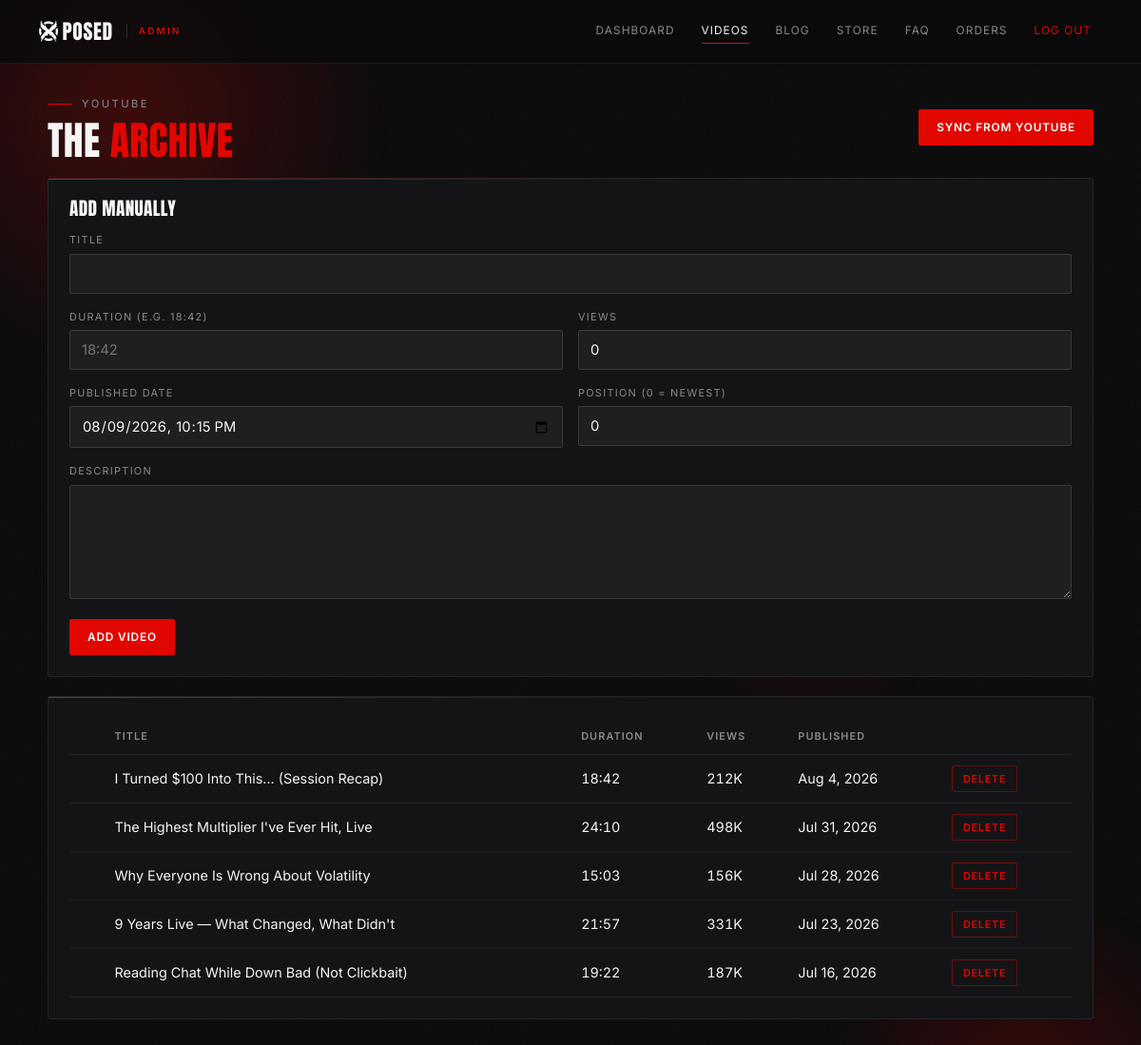
/admin/videos.php (signed in), run on the app's committed database.
### tables this page shows
CREATE TABLE IF NOT EXISTS videos (
  id           INT UNSIGNED AUTO_INCREMENT PRIMARY KEY,
  youtube_id   VARCHAR(32) NULL UNIQUE,
  title        VARCHAR(255) NOT NULL,
  description  TEXT,
  thumb        VARCHAR(255),
  duration     VARCHAR(16)  DEFAULT '0:00',
  view_count   INT UNSIGNED DEFAULT 0,
  published_at DATETIME DEFAULT NULL,
  position     INT UNSIGNED DEFAULT 0,
  is_short     TINYINT(1) NOT NULL DEFAULT 0,
  created_at   TIMESTAMP DEFAULT CURRENT_TIMESTAMP
);

### config/config.php (called while the page is built, shortened)
<?php
return [
    'app' => [
        'name'    => 'Xposed',
        'base_url' => rtrim(getenv('XPOSED_BASE_URL') ?: '/xposed', '/'),
        'env'     => getenv('XPOSED_ENV') ?: 'local',
        'debug'   => (getenv('XPOSED_DEBUG') ?: '0') === '1',
    ],
    'db' => [
        'host'    => getenv('XPOSED_DB_HOST') ?: '127.0.0.1',
        'name'    => getenv('XPOSED_DB_NAME') ?: 'xposed',
        'user'    => getenv('XPOSED_DB_USER') ?: 'root',
        'pass'    => getenv('XPOSED_DB_PASS') ?: '',
        'charset' => 'utf8mb4',
    ],
    'app_key' => getenv('XPOSED_APP_KEY') ?: 'change-me-xposed-2026',
    'youtube' => [
        'api_key' => getenv('YOUTUBE_API_KEY') ?: '',
        'channel_id' => getenv('YOUTUBE_CHANNEL_ID') ?: 'UC0U5sBczEr2ASp4T6hSLvag',
        'cache_minutes' => 60,
    ],
    'stripe' => [
        'secret_key' => getenv('STRIPE_SECRET_KEY') ?: '',
        'publishable_key' => getenv('STRIPE_PUBLISHABLE_KEY') ?: '',
        'currency' => 'cad',
    ],
    'business_email' => 'businessxposed@gmail.com',
    'site_url'       => rtrim(getenv('XPOSED_SITE_URL') ?: '', '/'),
    'kick' => [
        'channel' => 'xposed',
        'player'  => 'https://player.kick.com/xposed',
        'chat'    => 'https://kick.com/xposed/chatroom',
    ],
    'twitch' => [
        'channel' => 'xposed',
        'parents' => ['localhost', '127.0.0.1'],
    ],
    'chat' => [
        'rate_limit_per_hour' => 20,
    ],
    'google_ai' => [
        'api_key' => getenv('GOOGLE_AI_API_KEY') ?: '',
        'model'   => getenv('GOOGLE_AI_MODEL') ?: 'gemini-3.6-flash',
        'timeout' => 30,
        'rate_limit_per_hour' => 40,
        'cafile'  => getenv('GOOGLE_AI_CAFILE') ?: 'C:/wamp64/bin/php/php8.5.0/cacert.pem',
    ],
];

### app/helpers/functions.php (called while the page is built, shortened)
<?php
function config(?string $key = null, $default = null)
{
    static $cfg = null;
    if ($cfg === null) {
        $cfg = require __DIR__ . '/../../config/config.php';
    }
    $parts = explode('.', $key);
    $cur = $cfg;
    foreach ($parts as $p) {
        $cur = $cur[$p];
    }
    return $cur;
}
function e(?string $value): string
{
    return htmlspecialchars((string)$value, ENT_QUOTES, 'UTF-8');
}
function url(string $path = ''): string
{
    $base = rtrim(config('app.base_url'), '/');
    return $base . '/' . ltrim($path, '/');
}
function fmt_number(int $n): string
{
    if ($n >= 1000) return rtrim(rtrim(number_format($n / 1000, 1, '.', ''), '0'), '.') . 'K';
    return (string)$n;
}

### config/db.php (called while the page is built, shortened)
<?php
function db(): PDO
{
    $cfg = config('db');
    $dsn = sprintf(
        'mysql:host=%s;dbname=%s;charset=%s',
        $cfg['host'],
        $cfg['name'],
        $cfg['charset']
    );
    $pdo = new PDO($dsn, $cfg['user'], $cfg['pass'], [
        PDO::ATTR_ERRMODE            => PDO::ERRMODE_EXCEPTION,
        PDO::ATTR_DEFAULT_FETCH_MODE => PDO::FETCH_ASSOC,
        PDO::ATTR_EMULATE_PREPARES   => false,
    ]);
    return $pdo;
}

### admin/videos.php (the view, shortened to what this page needs)
<?php
$videos = db()->query('SELECT * FROM videos ORDER BY published_at DESC, position ASC')->fetchAll();
include __DIR__ . '/_header.php';
?>
<div class="admin-toolbar">
  <div>
    <p class="page-eyebrow">YouTube</p>
    <h1>The <span class="accent">Archive</span></h1>
  </div>
  <div style="display:flex; gap:10px;">
    <form method="post" action="<?= e(url('admin/videos.php')) ?>">
      <button type="submit" class="btn red">Sync from YouTube</button>
    </form>
  </div>
</div>
<div class="card">
  <h2>Add manually</h2>
  <form method="post" action="<?= e(url('admin/videos.php')) ?>" class="form-grid">
    <div class="field full"><label>Title</label><input type="text" name="title" required></div>
    <div class="field"><label>Duration (e.g. 18:42)</label><input type="text" name="duration" placeholder="18:42"></div>
    <div class="field"><label>Views</label><input type="number" name="view_count" value="0" min="0"></div>
    <div class="field"><label>Published date</label><input type="datetime-local" name="published_at" value="<?= e(date('Y-m-d\TH:i')) ?>"></div>
    <div class="field"><label>Position (0 = newest)</label><input type="number" name="position" value="0" min="0"></div>
    <div class="field full"><label>Description</label><textarea name="description"></textarea></div>
    <div class="field full"><button type="submit" class="btn red">Add video</button></div>
  </form>
</div>
<div class="card">
  <table>
    <thead><tr><th></th><th>Title</th><th>Duration</th><th>Views</th><th>Published</th><th></th></tr></thead>
    <tbody>
    <?php foreach ($videos as $v): ?>
    <tr>
      <td><?php if ($v['thumb']): ?><img class="thumb" src="<?= e(upload_url($v['thumb'])) ?>" alt=""><?php endif; ?></td>
      <td><?= e($v['title']) ?><?php if (!empty($v['is_short'])): ?> <span class="badge">SHORT</span><?php endif; ?></td>
      <td class="tab-nums"><?= e($v['duration']) ?></td>
      <td class="tab-nums"><?= e(fmt_number((int)$v['view_count'])) ?></td>
      <td><?= e(date('M j, Y', strtotime($v['published_at']))) ?></td>
      <td>
        <form method="post" action="<?= e(url('admin/videos.php')) ?>" onsubmit="return confirm('Delete this video?');">
          <button type="submit" class="btn danger sm">Delete</button>
        </form>
      </td>
    </tr>
    <?php endforeach; ?>
    </tbody>
  </table>
</div>
<?php include __DIR__ . '/_footer.php'; ?>

### admin/admin.css (style rules this page uses)
:root { --oil-black:#0A0A0B; --surface-1:#141416; --surface-2:#1F1F22; --signal-red:#E10600; --deep-red:#7A0000; --muted:#8A8A8F; --paper:#F5F5F5; --glow-low:rgba(225,6,0,.18); --glow-high:rgba(225,6,0,.45); --ease: cubic-bezier(.16,.84,.44,1); --header-h:72px; }
* { margin:0;padding:0;box-sizing:border-box; }
body { background:var(--oil-black); color:var(--paper); font-family:'Inter',system-ui,-apple-system,sans-serif; font-size:14px; line-height:1.5; overflow-x:hidden; -webkit-font-smoothing:antialiased; }
body::before { content:''; position:fixed; inset:0; pointer-events:none; z-index:1; opacity:.045; }
h1,h2,h3 { font-family:'Anton','Arial Narrow',sans-serif; font-weight:400; text-transform:uppercase; letter-spacing:.01em; line-height:.95; }
.tab-nums { font-variant-numeric:tabular-nums; font-feature-settings:'tnum' 1; }
.page-eyebrow { display:flex; align-items:center; gap:10px; font-size:.7rem; letter-spacing:.22em; text-transform:uppercase; color:var(--muted); margin-bottom:10px; }
.page-eyebrow::before { content:''; width:26px; height:1px; background:var(--signal-red); }
.admin-main h1 { font-size:clamp(1.8rem,4vw,2.6rem); margin-bottom:26px; }
.admin-main h1 .accent { color:var(--signal-red); }
.admin-toolbar { display:flex; gap:14px; align-items:center; justify-content:space-between; flex-wrap:wrap; margin-bottom:20px; }
.admin-toolbar h1 { margin-bottom:0; }
.btn { display:inline-flex; align-items:center; gap:8px; padding:11px 18px; font-size:.74rem; text-transform:uppercase; letter-spacing:.07em; font-weight:600; border:1px solid transparent; border-radius:2px; cursor:pointer; background:var(--surface-2); color:var(--paper); font-family:'Inter',sans-serif; transition:transform .2s var(--ease), box-shadow .2s var(--ease), border-color .2s var(--ease), background .2s var(--ease); }
.btn.red { background:var(--signal-red); color:#fff; box-shadow:0 0 0 0 var(--glow-high); }
.btn.sm { padding:6px 11px; font-size:.68rem; }
.btn.danger { background:transparent; border-color:rgba(225,6,0,.45); color:var(--signal-red); }
.card { position:relative; background:var(--surface-1); border:1px solid rgba(255,255,255,.07); border-radius:3px; padding:22px; margin-bottom:20px; }
.card::before { content:''; position:absolute; top:0; left:0; right:0; height:1px; background:linear-gradient(90deg,var(--signal-red) 0%,rgba(225,6,0,0) 60%); }
.card h2 { font-size:1.2rem; margin-bottom:16px; letter-spacing:.02em; }
table { width:100%; border-collapse:collapse; }
th, td { text-align:left; padding:11px 12px; border-bottom:1px solid rgba(255,255,255,.06); font-size:.9rem; vertical-align:middle; }
th { color:var(--muted); font-size:.68rem; text-transform:uppercase; letter-spacing:.1em; font-weight:600; }
tr { transition:background .2s var(--ease); }
.form-grid { display:grid; grid-template-columns:1fr 1fr; gap:16px; }
.form-grid .full { grid-column:1 / -1; }
.field label { display:block; font-size:.68rem; text-transform:uppercase; letter-spacing:.12em; color:var(--muted); margin-bottom:6px; }
.field input, .field textarea, .field select { width:100%; background:var(--surface-2); border:1px solid rgba(255,255,255,.12); color:var(--paper); padding:11px 12px; font-size:.92rem; border-radius:2px; font-family:'Inter',sans-serif; transition:border-color .2s var(--ease), box-shadow .2s var(--ease); }
.field textarea { min-height:120px; }

### data on the page
videos: title "I Turned $100 Into This... (Session Recap)", duration "18:42", view_count "212K", published_at "Aug 4, 2026"
videos: title "The Highest Multiplier I've Ever Hit, Live", duration "24:10", view_count "498K", published_at "Jul 31, 2026"
videos: title "Why Everyone Is Wrong About Volatility", duration "15:03", view_count "156K", published_at "Jul 28, 2026"
videos: title "9 Years Live — What Changed, What Didn't", duration "21:57", view_count "331K", published_at "Jul 23, 2026"
videos: title "Reading Chat While Down Bad (Not Clickbait)", duration "19:22", view_count "187K", published_at "Jul 16, 2026"

### other printed values
$l['label'] "DASHBOARD"
$l['label'] "VIDEOS"
$l['label'] "BLOG"
$l['label'] "STORE"
$l['label'] "FAQ"
$l['label'] "ORDERS"
